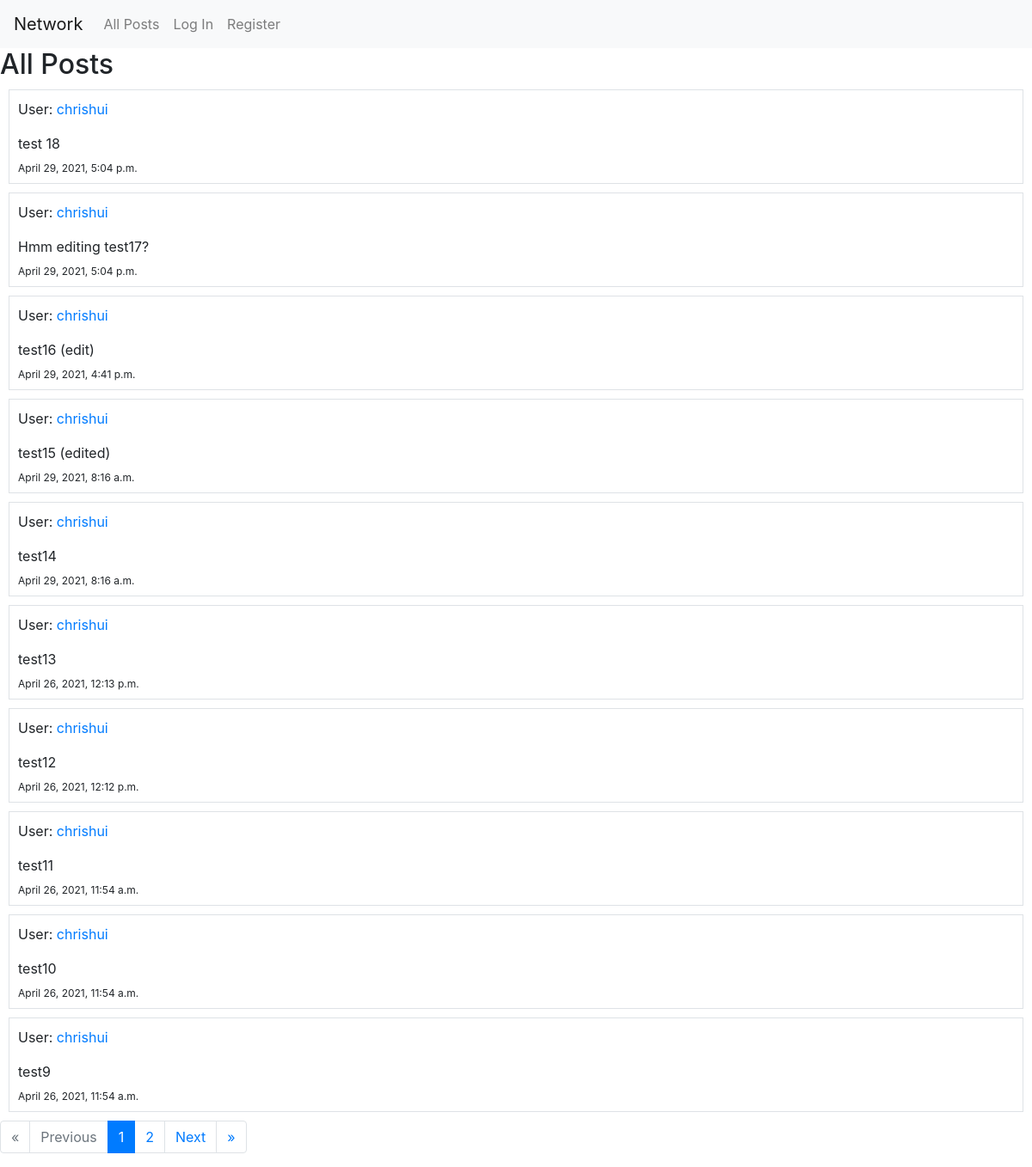
The app's page /, older data.
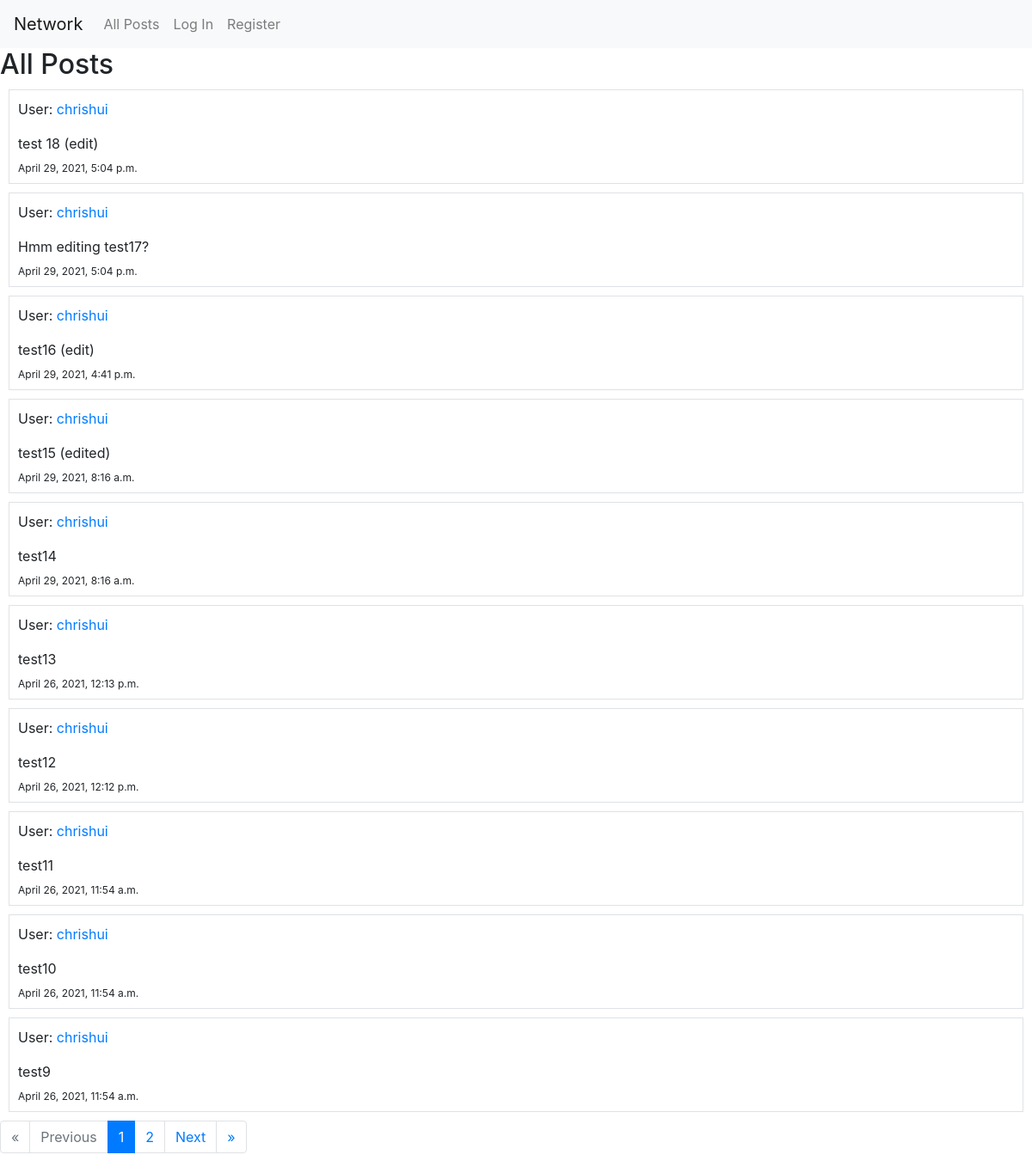
The same page, newer data.
### network/models.py (models this page shows, shortened)
class TimeStampMixin(models.Model):
    created_at = models.DateTimeField(auto_now_add=True)
    updated_at = models.DateTimeField(auto_now=True)
    class Meta:
        abstract = True

class Post(TimeStampMixin):
    user = models.ForeignKey(User, on_delete=models.CASCADE)
    content = models.CharField(max_length = 64)

class User(AbstractUser):
    pass

### network/views.py (the view, shortened to what this page needs)
# urls.py: path("", views.index, name="index"),
def index(request):
    posts_chronological = Post.objects.order_by('-created_at')
    paginator = Paginator(posts_chronological, 10)
    page_number = request.GET.get('page')
    page_obj = paginator.get_page(page_number)
    return render(request, "network/index.html", {
        "form": PostForm(),
        "page_obj": page_obj,
    })

### network/templates/network/index.html (shortened to what this page needs)
{% extends "network/layout.html" %}
{% load static %}
{% block body %}
    <h2>All Posts</h2>
    {% for post in page_obj %}
      <div class="border" style="margin: 10px; padding: 10px;">
        <p>User:  <a href="{% url 'profile' post.user.id %}"> {{ post.user }} </a></p>
        <div id="post-{{post.id}}"> {{ post.content }} </div>
        <sub> {{ post.created_at }}</sub>
        <br />
      </div>
    {% endfor %}
    <nav aria-label="pagination">
      <ul class="pagination">
        {% if not page_obj.has_previous %}
          <li class="page-item disabled">
            <a class="page-link" href="#" tabindex="-1" aria-disabled="true">&laquo;</a>
          </li>
        {% endif %}
        {% if not page_obj.has_previous %}
          <li class="page-item disabled">
            <a class="page-link" href="#" tabindex="-1" aria-disabled="true">Previous</a>
          </li>
        {% endif %}
        <li class="page-item active" aria-current="page">
          <a class="page-link" href="?page={{ page_obj.number }}">{{page_obj.number}} <span class="sr-only">(current)</span></a>
        </li>
        {% if page_obj.number != page_obj.paginator.num_pages %}
          <li class="page-item">
            <a class="page-link" href="?page={{ page_obj.next_page_number }}"> {{ page_obj.next_page_number }}<span class="sr-only">(current)</span></a>
          </li>
        {% endif %}
        {% if page_obj.has_next %}
          <li class="page-item">
            <a class="page-link" href="?page={{ page_obj.next_page_number }}">Next</a>
          </li>
        {% endif %}
        {% if page_obj.has_next %}
          <li class="page-item">
            <a class="page-link" href="?page={{ page_obj.paginator.num_pages }}">&raquo;</a>
          </li>
        {% endif %}
      </ul>
    </nav>
{% endblock %}

Row changes from the older to the newer data that the page shows:
changed Post: content "test 18" → "test 18 (edit)"
